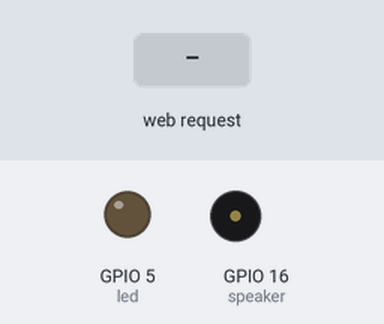
Simulated run of this sketch. Board: ESP8266 (NodeMCU). Shown: output pins drawn as LEDs (lit = HIGH), buzzer (waves = sounding, pin HIGH). Inputs (shaded band) come from the test bench. WiFi joins after 1.5 s; servers stay silent unless stated; what the sketch prints to the serial monitor is not drawn.

Above: at 2.7 s.
2.8 s: HTTP request GET / received
At 2.92 s:
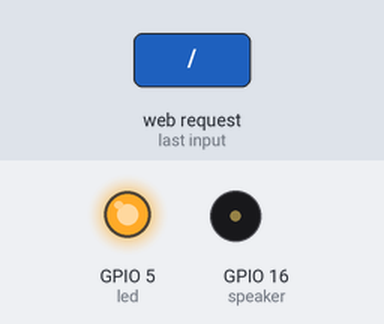
At 3.8 s:
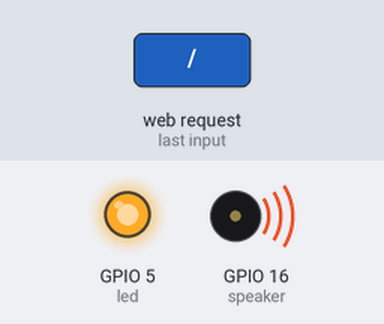
Timing chart, 0 to 8.1 s (numbered marks = the images above; inputs shaded):
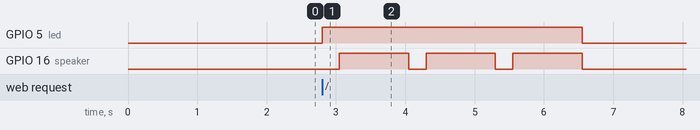

Measured:
- after the input at 2.8 s, GPIO 5 (led): LOW → HIGH at once, → LOW 3.8 s later; GPIO 16 (speaker): alternates HIGH for 1.0 s and LOW for 0.25 s, 6 changes in all, then stays LOW, starting after 0.25 s

The sketch:

HelloServer.ino
```cpp
#include <ESP8266WiFi.h>
#include <WiFiClient.h>
#include <ESP8266WebServer.h>
#include <ESP8266mDNS.h>

const char* ssid = "PlusMobile";
const char* password = "Consult1370!!";

ESP8266WebServer server(80);

const int speaker = 16;
const int led = 5;
int ledState = LOW;

void annoyingBuzz()
{
  for(int i = 0; i<= 2; i++)
  {
    digitalWrite(speaker, LOW);   // Turn the LED on (Note that LOW is the voltage level
    delay(250);                      // Wait for a second
    digitalWrite(speaker, HIGH);  // Turn the LED off by making the voltage HIGH
    delay(1000);                      // Wait for two seconds (to demonstrate the active low LED)
  }
}

void handleRoot() {
  server.send(200, "text/plain", "Opportunity has been won!!!!!");
  digitalWrite(led, HIGH); //turn on
  annoyingBuzz();
  digitalWrite(led, LOW);//turn off
  digitalWrite(speaker, LOW);
}

void handleNotFound(){
  digitalWrite(led, 1);
  String message = "File Not Found\n\n";
  message += "URI: ";
  message += server.uri();
  message += "\nMethod: ";
  message += (server.method() == HTTP_GET)?"GET":"POST";
  message += "\nArguments: ";
  message += server.args();
  message += "\n";
  for (uint8_t i=0; i<server.args(); i++){
    message += " " + server.argName(i) + ": " + server.arg(i) + "\n";
  }
  server.send(404, "text/plain", message);
  digitalWrite(led, 0);
}

void setup(void){
  pinMode(led, OUTPUT);
  pinMode(speaker, OUTPUT);
  digitalWrite(led, 0);
  Serial.begin(9600);
  Serial.write("Setup has been called!");
  WiFi.begin(ssid, password);
  Serial.println("");

  // Wait for connection
  while (WiFi.status() != WL_CONNECTED) {
    delay(500);
    Serial.print(".");
  }
  Serial.println("");
  Serial.print("Connected to ");
  Serial.println(ssid);
  Serial.print("IP address: ");
  Serial.println(WiFi.localIP());

  if (MDNS.begin("esp8266")) {
    Serial.println("MDNS responder started");
  }

  server.on("/", handleRoot);

  server.on("/inline", [](){
    server.send(200, "text/plain", "this works as well");
  });

  server.onNotFound(handleNotFound);

  server.begin();
  Serial.println("HTTP server started");
}

void loop(void){
  server.handleClient();
}
```
